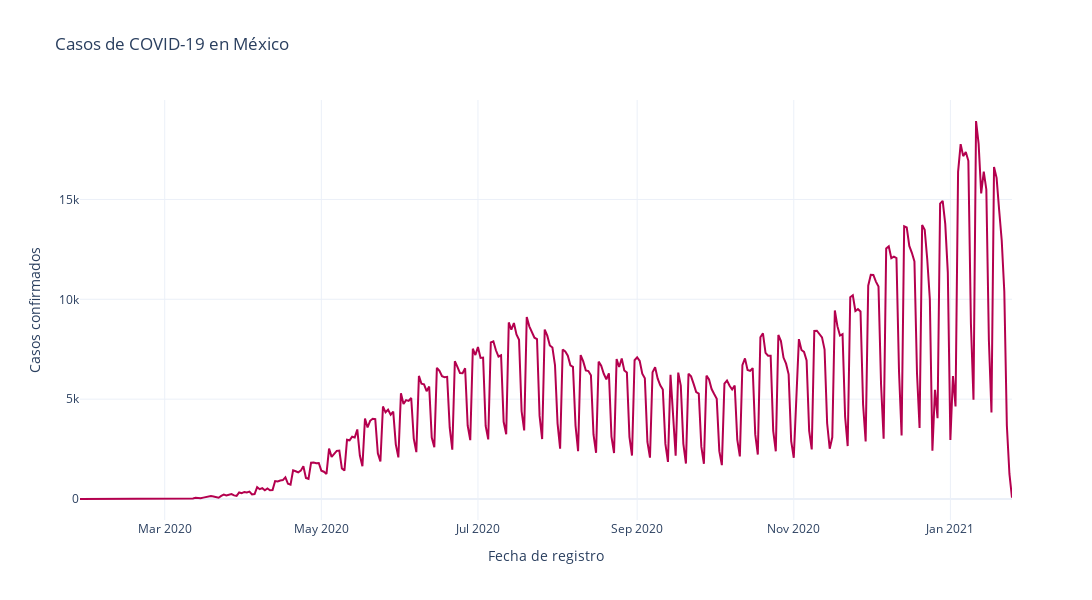
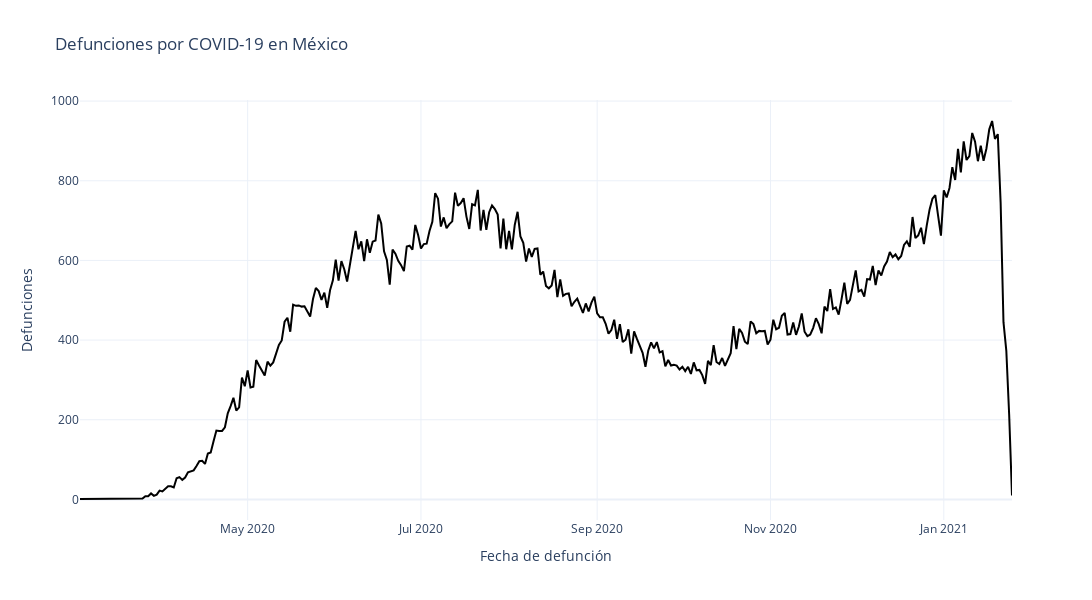

The cell these charts' notebook holds for them, in order:
### Code cell
# Ploting each line in different figures ...
def plotCases(abscisa, ordenada, x_title, y_title, g_title, paint ):
    fig_1 = px.line( x = abscisa, y = ordenada, title = g_title, width = 1500, height = 600) # labels parameter can be added with a dict

    fig_1.update_traces(marker = dict(color = paint), line = dict(color = paint, width = 2))
    fig_1.update_xaxes(showgrid = True, title = x_title)
    fig_1.update_yaxes(showgrid = True, title = y_title)
    fig_1.show()
    
plotCases(confirmados_por_fecha["fecha_ingreso"], confirmados_por_fecha["confirmados"], 
        "Fecha de registro", "Casos confirmados", "Casos de COVID-19 en México","#b4004e")
plotCases(defunciones_por_fecha["fecha_defuncion"], defunciones_por_fecha["defunciones"], 
        "Fecha de defunción", "Defunciones", "Defunciones por COVID-19 en México" , "black")
# plotCases(sospechosos_por_fecha["fecha_sintomas"],sospechosos_por_fecha["sospechosos"], 
#         "Fecha del inicio de sintomas", "Casos sospechosos", "Casos sospechosos de COVID-19 en México", "#c67c00")

### Figure 1 — Plotly figure (JSON) as saved in the notebook; plotly's stock layout.template omitted (floating-point values rounded to 4 significant figures; data arrays with more than 128 entries replaced by an {"elided": "..."} marker saying what was removed)
{"data": [{"hovertemplate": "x=%{x}<br>y=%{y}<extra></extra>", "legendgroup": "", "line": {"color": "#b4004e", "dash": "solid", "width": 2}, "marker": {"color": "#b4004e"}, "mode": "lines", "name": "", "orientation": "v", "showlegend": false, "type": "scatter", "x": {"elided": "338 str values"}, "xaxis": "x", "y": {"elided": "338 int values"}, "yaxis": "y"}], "layout": {"height": 600, "legend": {"tracegroupgap": 0}, "title": {"text": "Casos de COVID-19 en México"}, "width": 1500, "xaxis": {"anchor": "y", "domain": [0, 1], "showgrid": true, "title": {"text": "Fecha de registro"}}, "yaxis": {"anchor": "x", "domain": [0, 1], "showgrid": true, "title": {"text": "Casos confirmados"}}}}

### Figure 2 — Plotly figure (JSON) as saved in the notebook; plotly's stock layout.template omitted (floating-point values rounded to 4 significant figures; data arrays with more than 128 entries replaced by an {"elided": "..."} marker saying what was removed)
{"data": [{"hovertemplate": "x=%{x}<br>y=%{y}<extra></extra>", "legendgroup": "", "line": {"color": "black", "dash": "solid", "width": 2}, "marker": {"color": "black"}, "mode": "lines", "name": "", "orientation": "v", "showlegend": false, "type": "scatter", "x": {"elided": "315 str values"}, "xaxis": "x", "y": {"elided": "315 int values"}, "yaxis": "y"}], "layout": {"height": 600, "legend": {"tracegroupgap": 0}, "title": {"text": "Defunciones por COVID-19 en México"}, "width": 1500, "xaxis": {"anchor": "y", "domain": [0, 1], "showgrid": true, "title": {"text": "Fecha de defunción"}}, "yaxis": {"anchor": "x", "domain": [0, 1], "showgrid": true, "title": {"text": "Defunciones"}}}}
